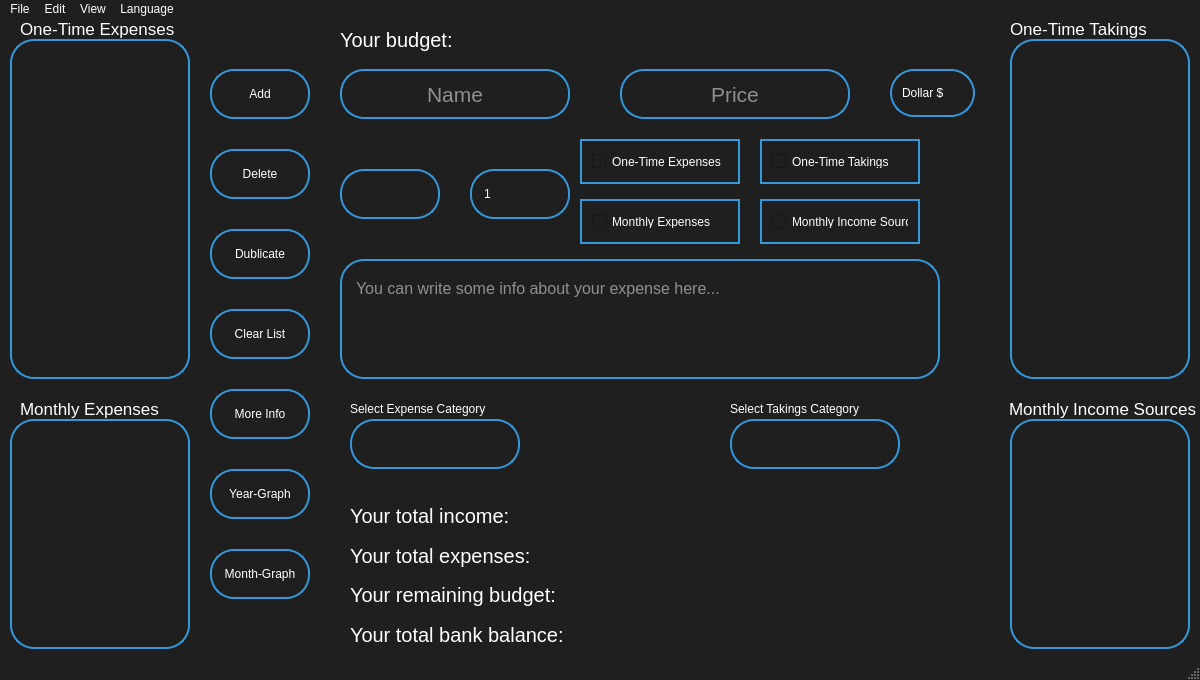
<?xml version="1.0" encoding="UTF-8"?>
<ui version="4.0">
 <class>MainWindow</class>
 <widget class="QMainWindow" name="MainWindow">
  <property name="geometry">
   <rect>
    <x>0</x>
    <y>0</y>
    <width>1200</width>
    <height>680</height>
   </rect>
  </property>
  <property name="windowTitle">
   <string>MainWindow</string>
  </property>
  <property name="styleSheet">
   <string notr="true">QLineEdit{
border: 0;
background-color:  #1F1F1F;
border: 2px solid #3498db;
padding: 14px 10px;
outline: none;
color: white;
border-radius: 24px;
}

QLineEdit::hover{
border-color:  #2ecc71;
}

QListWidget{
border: 0;
background-color:  #1F1F1F;
border: 2px solid #3498db;
padding: 14px 10px;
outline: none;
color: white;
border-radius: 24px;
}


QListWidget::hover{
border-color:  #2ecc71;
}

QPlainTextEdit{
border: 0;
background-color:  #1F1F1F;
border: 2px solid #3498db;
padding: 14px 10px;
outline: none;
color: white;
border-radius: 24px;
}

QPlainTextEdit::hover{
border-color:  #2ecc71;
}

QMenuBar{
background-color:  #1F1F1F;
color: white;
}

QComboBox{
border: 0;
background-color:  #1F1F1F;
border: 2px solid #3498db;
padding: 14px 10px;
outline: none;
color: white;
border-radius: 24px;
}





QComboBox::hover{
border-color:  #2ecc71;
}

QSpinBox{
border: 0;
background-color:  #1F1F1F;
border: 2px solid #3498db;
padding: 14px 10px;
outline: none;
color: white;
border-radius: 24px;
}

QSpinBox::hover{
border-color:  #2ecc71;
}

QCheckBox{
border: 0;
background-color:  #1F1F1F;
border: 2px solid #3498db;
padding: 14px 10px;
outline: none;
color: white;
border-radius: 24px;
}

QCheckBox::hover{
border-color:  #2ecc71;
}

QPushButton{
border: 0;
background-color:  #1F1F1F;
border: 2px solid #3498db;
padding: 14px 10px;
outline: none;
color: white;
border-radius: 24px;
}

QPushButton::pressed{
background-color: rgb(100, 100, 100);
}

QPushButton::hover{
border-color:  #2ecc71;
}

QLabel{
color: white;
}

QMainWindow{
background-color:  #1F1F1F;
}


QComboBox::drop-down {
border-width: 0px;
}

 
QComboBox::down-arrow {
image: url(noimg); border-width: 0px;
}
</string>
  </property>
  <widget class="QWidget" name="centralwidget">
   <widget class="Listbox" name="lstbox">
    <property name="geometry">
     <rect>
      <x>10</x>
      <y>20</y>
      <width>180</width>
      <height>340</height>
     </rect>
    </property>
    <property name="font">
     <font>
      <pointsize>13</pointsize>
     </font>
    </property>
    <property name="styleSheet">
     <string notr="true"/>
    </property>
    <property name="verticalScrollBarPolicy">
     <enum>Qt::ScrollBarAlwaysOff</enum>
    </property>
    <property name="horizontalScrollBarPolicy">
     <enum>Qt::ScrollBarAlwaysOff</enum>
    </property>
   </widget>
   <widget class="Listbox" name="lstboxMonth">
    <property name="geometry">
     <rect>
      <x>10</x>
      <y>400</y>
      <width>180</width>
      <height>230</height>
     </rect>
    </property>
    <property name="font">
     <font>
      <pointsize>13</pointsize>
     </font>
    </property>
    <property name="styleSheet">
     <string notr="true"/>
    </property>
    <property name="verticalScrollBarPolicy">
     <enum>Qt::ScrollBarAlwaysOff</enum>
    </property>
    <property name="horizontalScrollBarPolicy">
     <enum>Qt::ScrollBarAlwaysOff</enum>
    </property>
   </widget>
   <widget class="Button" name="deleteBtn">
    <property name="geometry">
     <rect>
      <x>210</x>
      <y>130</y>
      <width>100</width>
      <height>50</height>
     </rect>
    </property>
    <property name="text">
     <string>Delete</string>
    </property>
   </widget>
   <widget class="Button" name="dupBtn">
    <property name="geometry">
     <rect>
      <x>210</x>
      <y>210</y>
      <width>100</width>
      <height>50</height>
     </rect>
    </property>
    <property name="text">
     <string>Dublicate</string>
    </property>
   </widget>
   <widget class="Button" name="clearBtn">
    <property name="geometry">
     <rect>
      <x>210</x>
      <y>290</y>
      <width>100</width>
      <height>50</height>
     </rect>
    </property>
    <property name="text">
     <string>Clear List</string>
    </property>
   </widget>
   <widget class="Button" name="moreInfoBtn">
    <property name="geometry">
     <rect>
      <x>210</x>
      <y>370</y>
      <width>100</width>
      <height>50</height>
     </rect>
    </property>
    <property name="text">
     <string>More Info</string>
    </property>
   </widget>
   <widget class="Button" name="monthGraphBtn">
    <property name="geometry">
     <rect>
      <x>210</x>
      <y>530</y>
      <width>100</width>
      <height>50</height>
     </rect>
    </property>
    <property name="text">
     <string>Month-Graph</string>
    </property>
   </widget>
   <widget class="Button" name="yearGraphBtn">
    <property name="geometry">
     <rect>
      <x>210</x>
      <y>450</y>
      <width>100</width>
      <height>50</height>
     </rect>
    </property>
    <property name="text">
     <string>Year-Graph</string>
    </property>
   </widget>
   <widget class="Listbox" name="lstboxTakings">
    <property name="geometry">
     <rect>
      <x>1010</x>
      <y>20</y>
      <width>180</width>
      <height>340</height>
     </rect>
    </property>
    <property name="font">
     <font>
      <pointsize>13</pointsize>
     </font>
    </property>
    <property name="styleSheet">
     <string notr="true"/>
    </property>
    <property name="verticalScrollBarPolicy">
     <enum>Qt::ScrollBarAlwaysOff</enum>
    </property>
    <property name="horizontalScrollBarPolicy">
     <enum>Qt::ScrollBarAlwaysOff</enum>
    </property>
   </widget>
   <widget class="Listbox" name="lstboxTakingsMonth">
    <property name="geometry">
     <rect>
      <x>1010</x>
      <y>400</y>
      <width>180</width>
      <height>230</height>
     </rect>
    </property>
    <property name="font">
     <font>
      <pointsize>13</pointsize>
     </font>
    </property>
    <property name="styleSheet">
     <string notr="true"/>
    </property>
    <property name="verticalScrollBarPolicy">
     <enum>Qt::ScrollBarAlwaysOff</enum>
    </property>
    <property name="horizontalScrollBarPolicy">
     <enum>Qt::ScrollBarAlwaysOff</enum>
    </property>
   </widget>
   <widget class="QLabel" name="lblInfoMonthly">
    <property name="geometry">
     <rect>
      <x>20</x>
      <y>380</y>
      <width>190</width>
      <height>20</height>
     </rect>
    </property>
    <property name="font">
     <font>
      <pointsize>13</pointsize>
     </font>
    </property>
    <property name="text">
     <string>Monthly Expenses</string>
    </property>
   </widget>
   <widget class="QLabel" name="lblInfoOneTime">
    <property name="geometry">
     <rect>
      <x>20</x>
      <y>0</y>
      <width>180</width>
      <height>20</height>
     </rect>
    </property>
    <property name="font">
     <font>
      <pointsize>13</pointsize>
     </font>
    </property>
    <property name="text">
     <string>One-Time Expenses</string>
    </property>
   </widget>
   <widget class="QLabel" name="lblInfoOneTimeTak">
    <property name="geometry">
     <rect>
      <x>1010</x>
      <y>0</y>
      <width>180</width>
      <height>20</height>
     </rect>
    </property>
    <property name="font">
     <font>
      <pointsize>13</pointsize>
     </font>
    </property>
    <property name="text">
     <string>One-Time Takings</string>
    </property>
   </widget>
   <widget class="QLabel" name="lblInfoMonthlyTak">
    <property name="geometry">
     <rect>
      <x>1009</x>
      <y>380</y>
      <width>190</width>
      <height>20</height>
     </rect>
    </property>
    <property name="font">
     <font>
      <pointsize>13</pointsize>
     </font>
    </property>
    <property name="text">
     <string>Monthly Income Sources</string>
    </property>
   </widget>
   <widget class="Textbox" name="expNameTxt">
    <property name="geometry">
     <rect>
      <x>340</x>
      <y>50</y>
      <width>230</width>
      <height>50</height>
     </rect>
    </property>
    <property name="font">
     <font>
      <pointsize>16</pointsize>
     </font>
    </property>
    <property name="styleSheet">
     <string notr="true"/>
    </property>
    <property name="alignment">
     <set>Qt::AlignCenter</set>
    </property>
    <property name="placeholderText">
     <string>Name</string>
    </property>
   </widget>
   <widget class="Textbox" name="expPriceTxt">
    <property name="geometry">
     <rect>
      <x>620</x>
      <y>50</y>
      <width>230</width>
      <height>50</height>
     </rect>
    </property>
    <property name="font">
     <font>
      <pointsize>16</pointsize>
     </font>
    </property>
    <property name="styleSheet">
     <string notr="true"/>
    </property>
    <property name="alignment">
     <set>Qt::AlignCenter</set>
    </property>
    <property name="placeholderText">
     <string>Price</string>
    </property>
   </widget>
   <widget class="Combobox" name="comboboxCur">
    <property name="geometry">
     <rect>
      <x>890</x>
      <y>50</y>
      <width>77</width>
      <height>48</height>
     </rect>
    </property>
    <property name="styleSheet">
     <string notr="true">QListView{
border: 0;
background-color:  #1F1F1F;
outline: none;
color: white;
}
</string>
    </property>
    <property name="maxVisibleItems">
     <number>2</number>
    </property>
    <property name="maxCount">
     <number>2</number>
    </property>
    <property name="sizeAdjustPolicy">
     <enum>QComboBox::AdjustToContents</enum>
    </property>
    <item>
     <property name="text">
      <string>Dollar $</string>
     </property>
    </item>
    <item>
     <property name="text">
      <string>Euro €</string>
     </property>
    </item>
   </widget>
   <widget class="PlainText" name="expInfoTxt">
    <property name="geometry">
     <rect>
      <x>340</x>
      <y>240</y>
      <width>600</width>
      <height>120</height>
     </rect>
    </property>
    <property name="sizePolicy">
     <sizepolicy hsizetype="Fixed" vsizetype="Fixed">
      <horstretch>0</horstretch>
      <verstretch>0</verstretch>
     </sizepolicy>
    </property>
    <property name="font">
     <font>
      <pointsize>12</pointsize>
     </font>
    </property>
    <property name="styleSheet">
     <string notr="true"/>
    </property>
    <property name="placeholderText">
     <string>You can write some info about your expense here...</string>
    </property>
   </widget>
   <widget class="Checkbox" name="chbOneTime">
    <property name="geometry">
     <rect>
      <x>580</x>
      <y>120</y>
      <width>160</width>
      <height>45</height>
     </rect>
    </property>
    <property name="styleSheet">
     <string notr="true"/>
    </property>
    <property name="text">
     <string>One-Time Expenses</string>
    </property>
   </widget>
   <widget class="Checkbox" name="chbOneTimeTakings">
    <property name="geometry">
     <rect>
      <x>760</x>
      <y>120</y>
      <width>160</width>
      <height>45</height>
     </rect>
    </property>
    <property name="text">
     <string>One-Time Takings</string>
    </property>
   </widget>
   <widget class="Checkbox" name="chbMonthly">
    <property name="geometry">
     <rect>
      <x>580</x>
      <y>180</y>
      <width>160</width>
      <height>45</height>
     </rect>
    </property>
    <property name="text">
     <string>Monthly Expenses</string>
    </property>
   </widget>
   <widget class="Checkbox" name="chbMonthlyTakings">
    <property name="geometry">
     <rect>
      <x>760</x>
      <y>180</y>
      <width>160</width>
      <height>45</height>
     </rect>
    </property>
    <property name="text">
     <string>Monthly Income Sources</string>
    </property>
   </widget>
   <widget class="Combobox" name="comboboxExpCat">
    <property name="geometry">
     <rect>
      <x>350</x>
      <y>400</y>
      <width>170</width>
      <height>50</height>
     </rect>
    </property>
    <property name="styleSheet">
     <string notr="true">QListView{
border: 0;
background-color:  #1F1F1F;
outline: none;
color: white;
}</string>
    </property>
   </widget>
   <widget class="Combobox" name="comboboxTakCat">
    <property name="geometry">
     <rect>
      <x>730</x>
      <y>400</y>
      <width>170</width>
      <height>50</height>
     </rect>
    </property>
    <property name="styleSheet">
     <string notr="true">QListView{
border: 0;
background-color:  #1F1F1F;
outline: none;
color: white;
}
</string>
    </property>
   </widget>
   <widget class="Combobox" name="comboboxCatInpt">
    <property name="geometry">
     <rect>
      <x>340</x>
      <y>150</y>
      <width>100</width>
      <height>50</height>
     </rect>
    </property>
    <property name="styleSheet">
     <string notr="true">QListView{
border: 0;
background-color:  #1F1F1F;
outline: none;
color: white;
}</string>
    </property>
    <property name="editable">
     <bool>true</bool>
    </property>
   </widget>
   <widget class="QLabel" name="lblInfoExpCat">
    <property name="geometry">
     <rect>
      <x>350</x>
      <y>380</y>
      <width>190</width>
      <height>20</height>
     </rect>
    </property>
    <property name="text">
     <string>Select Expense Category</string>
    </property>
   </widget>
   <widget class="QLabel" name="lblInfoTakCat">
    <property name="geometry">
     <rect>
      <x>730</x>
      <y>380</y>
      <width>180</width>
      <height>20</height>
     </rect>
    </property>
    <property name="text">
     <string>Select Takings Category</string>
    </property>
   </widget>
   <widget class="QWidget" name="verticalLayoutWidget">
    <property name="geometry">
     <rect>
      <x>350</x>
      <y>480</y>
      <width>331</width>
      <height>152</height>
     </rect>
    </property>
    <layout class="QVBoxLayout" name="layoutTotalTxt">
     <item>
      <widget class="QLabel" name="lblTotalIncome">
       <property name="font">
        <font>
         <pointsize>15</pointsize>
        </font>
       </property>
       <property name="text">
        <string>Your total income: </string>
       </property>
      </widget>
     </item>
     <item>
      <widget class="QLabel" name="lblTotalExpense">
       <property name="font">
        <font>
         <pointsize>15</pointsize>
        </font>
       </property>
       <property name="text">
        <string>Your total expenses: </string>
       </property>
      </widget>
     </item>
     <item>
      <widget class="QLabel" name="lblRemainingBudget">
       <property name="font">
        <font>
         <pointsize>15</pointsize>
        </font>
       </property>
       <property name="text">
        <string>Your remaining budget: </string>
       </property>
      </widget>
     </item>
     <item>
      <widget class="QLabel" name="lblRemainingBank">
       <property name="font">
        <font>
         <pointsize>15</pointsize>
        </font>
       </property>
       <property name="text">
        <string>Your total bank balance: </string>
       </property>
      </widget>
     </item>
    </layout>
   </widget>
   <widget class="QWidget" name="verticalLayoutWidget_2">
    <property name="geometry">
     <rect>
      <x>690</x>
      <y>480</y>
      <width>201</width>
      <height>152</height>
     </rect>
    </property>
    <layout class="QVBoxLayout" name="layoutTotalValues">
     <item>
      <widget class="QLabel" name="lblTotalIncomeVal">
       <property name="font">
        <font>
         <pointsize>15</pointsize>
        </font>
       </property>
       <property name="text">
        <string/>
       </property>
      </widget>
     </item>
     <item>
      <widget class="QLabel" name="lblTotalExpVal">
       <property name="font">
        <font>
         <pointsize>15</pointsize>
        </font>
       </property>
       <property name="text">
        <string/>
       </property>
      </widget>
     </item>
     <item>
      <widget class="QLabel" name="lblRemainingVal">
       <property name="font">
        <font>
         <pointsize>15</pointsize>
        </font>
       </property>
       <property name="text">
        <string/>
       </property>
      </widget>
     </item>
     <item>
      <widget class="QLabel" name="lblRemainingBankVal">
       <property name="font">
        <font>
         <pointsize>15</pointsize>
        </font>
       </property>
       <property name="text">
        <string/>
       </property>
      </widget>
     </item>
    </layout>
   </widget>
   <widget class="Button" name="addBtn">
    <property name="geometry">
     <rect>
      <x>210</x>
      <y>50</y>
      <width>100</width>
      <height>50</height>
     </rect>
    </property>
    <property name="text">
     <string>Add</string>
    </property>
   </widget>
   <widget class="Spinbox" name="expMultiTxt">
    <property name="geometry">
     <rect>
      <x>470</x>
      <y>150</y>
      <width>100</width>
      <height>50</height>
     </rect>
    </property>
    <property name="styleSheet">
     <string notr="true">QListView{
border: 0;
background-color:  #1F1F1F;
outline: none;
color: white;
}</string>
    </property>
    <property name="buttonSymbols">
     <enum>QAbstractSpinBox::NoButtons</enum>
    </property>
    <property name="minimum">
     <number>1</number>
    </property>
   </widget>
   <widget class="QWidget" name="horizontalLayoutWidget">
    <property name="geometry">
     <rect>
      <x>340</x>
      <y>0</y>
      <width>341</width>
      <height>41</height>
     </rect>
    </property>
    <layout class="QHBoxLayout" name="horizontalLayout">
     <item>
      <widget class="QLabel" name="lblBrutoBudgetTxt">
       <property name="font">
        <font>
         <pointsize>15</pointsize>
        </font>
       </property>
       <property name="text">
        <string>Your budget: </string>
       </property>
       <property name="alignment">
        <set>Qt::AlignLeading|Qt::AlignLeft|Qt::AlignVCenter</set>
       </property>
      </widget>
     </item>
    </layout>
   </widget>
   <widget class="QWidget" name="horizontalLayoutWidget_2">
    <property name="geometry">
     <rect>
      <x>690</x>
      <y>0</y>
      <width>201</width>
      <height>41</height>
     </rect>
    </property>
    <layout class="QHBoxLayout" name="horizontalLayout_2">
     <item>
      <widget class="QLabel" name="lblBudgetValue">
       <property name="font">
        <font>
         <pointsize>15</pointsize>
        </font>
       </property>
       <property name="text">
        <string/>
       </property>
      </widget>
     </item>
    </layout>
   </widget>
  </widget>
  <widget class="QMenuBar" name="menubar">
   <property name="geometry">
    <rect>
     <x>0</x>
     <y>0</y>
     <width>1200</width>
     <height>21</height>
    </rect>
   </property>
   <widget class="QMenu" name="menuFile">
    <property name="title">
     <string>File</string>
    </property>
    <addaction name="actionChange_directory"/>
   </widget>
   <widget class="QMenu" name="menuEdit">
    <property name="title">
     <string>Edit</string>
    </property>
    <addaction name="actionEdit_Expense_Taking"/>
    <addaction name="actionEdit_Users"/>
   </widget>
   <widget class="QMenu" name="menuView">
    <property name="title">
     <string>View</string>
    </property>
    <addaction name="actionSearch_Item"/>
    <addaction name="separator"/>
    <addaction name="actionChange_Theme"/>
   </widget>
   <widget class="QMenu" name="menuLanguage">
    <property name="title">
     <string>Language</string>
    </property>
    <addaction name="actionEnglish"/>
    <addaction name="actionGerman"/>
   </widget>
   <addaction name="menuFile"/>
   <addaction name="menuEdit"/>
   <addaction name="menuView"/>
   <addaction name="menuLanguage"/>
  </widget>
  <widget class="QStatusBar" name="statusbar"/>
  <action name="actionChange_directory">
   <property name="text">
    <string>Change directory...</string>
   </property>
  </action>
  <action name="actionEdit_Expense_Taking">
   <property name="text">
    <string>Edit Expense/Taking...</string>
   </property>
  </action>
  <action name="actionEdit_Users">
   <property name="text">
    <string>Edit Users...</string>
   </property>
  </action>
  <action name="actionSearch_Item">
   <property name="text">
    <string>Search Item</string>
   </property>
  </action>
  <action name="actionEnglish">
   <property name="text">
    <string>English</string>
   </property>
  </action>
  <action name="actionGerman">
   <property name="text">
    <string>German</string>
   </property>
  </action>
  <action name="actionChange_Theme">
   <property name="text">
    <string>Change Theme</string>
   </property>
  </action>
 </widget>
 <customwidgets>
  <customwidget>
   <class>Listbox</class>
   <extends>QListWidget</extends>
   <header>listbox.h</header>
  </customwidget>
  <customwidget>
   <class>Button</class>
   <extends>QPushButton</extends>
   <header>button.h</header>
  </customwidget>
  <customwidget>
   <class>Textbox</class>
   <extends>QLineEdit</extends>
   <header>textbox.h</header>
  </customwidget>
  <customwidget>
   <class>Combobox</class>
   <extends>QComboBox</extends>
   <header>combobox.h</header>
  </customwidget>
  <customwidget>
   <class>Checkbox</class>
   <extends>QCheckBox</extends>
   <header>checkbox.h</header>
  </customwidget>
  <customwidget>
   <class>PlainText</class>
   <extends>QPlainTextEdit</extends>
   <header>plaintext.h</header>
  </customwidget>
  <customwidget>
   <class>Spinbox</class>
   <extends>QSpinBox</extends>
   <header>spinbox.h</header>
  </customwidget>
 </customwidgets>
 <resources/>
 <connections/>
</ui>
